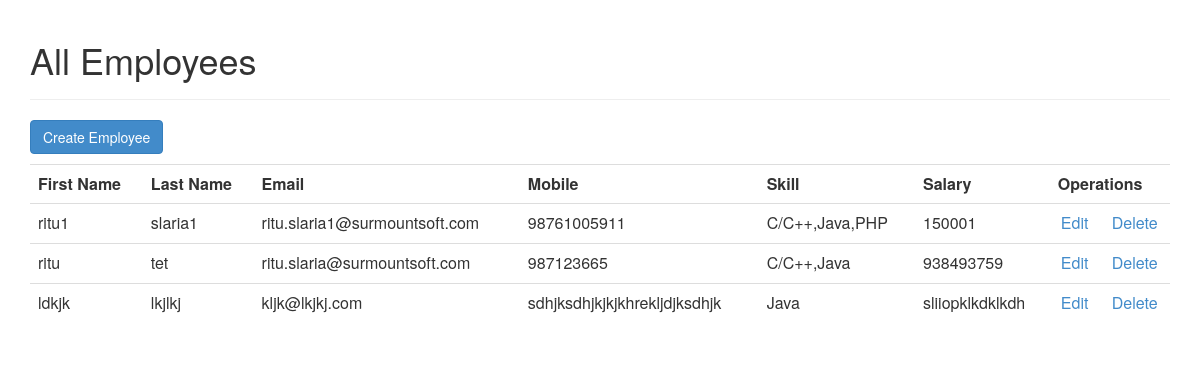
The page / on the database its author committed.
### tables this page shows
CREATE TABLE IF NOT EXISTS `employees` (
  `id` int(11) NOT NULL AUTO_INCREMENT,
  `first_name` varchar(255) NOT NULL,
  `last_name` varchar(255) NOT NULL,
  `email` varchar(255) NOT NULL,
  `mobile` varchar(255) NOT NULL,
  `skill` varchar(255) NOT NULL,
  `salary` varchar(255) NOT NULL,
  PRIMARY KEY (`id`)
);

### index.php (the view, shortened to what this page needs)
<?php
include_once 'config.php';
?>
<html>
<head>
    <link href="css/bootstrap.min.css" rel="stylesheet" media="screen" />
    <link href="css/style.css" rel="stylesheet" media="screen"/>
</head>
<body>
    <div class="container">
        <div class="page-header">
            <h1 id="page-title">All Employees</h1>
        </div>
        <div class="employee-form">
            <div id="create-employee" class="btn btn-primary create-employee">Create Employee</div>
        </div>
            <div id="all-employees">
                <table class="table table-border">
                    <tr>
                    <th>First Name</th>
                    <th>Last Name</th>
                    <th>Email</th>
                    <th>Mobile</th>
                    <th>Skill</th>
                    <th>Salary</th>
                    <th colspan="2">Operations</th>
                    </tr>
                    <?php
                    $sql_query="SELECT * FROM employees";
                    $result_set=$connection->prepare($sql_query);
                    $result_set->execute();
                    while ($row=$result_set->fetch(PDO::FETCH_ASSOC)) {
                        ?>
                        <tr>
                            <td><?php echo $row['first_name']; ?></td>
                            <td><?php echo $row['last_name']; ?></td>
                            <td><?php echo $row['email']; ?></td>
                            <td><?php echo $row['mobile']; ?></td>
                            <td><?php echo $row['skill']; ?></td>
                            <td><?php echo $row['salary']; ?></td>
                            <td align="center">
                                <a id="<?php echo $row['id']; ?>" class="edit-employee" href="#" title="Edit">Edit</a>
                            </td>
                            <td align="center">
                                <a id="<?php echo $row['id']; ?>" class="delete-employee" href="#" title="Delete">Delete</a>
                            </td>
                        </tr>
                        <?php
                    }
                    ?>
                </table>
            </div>
    </div>
</body>
</html>

### css/style.css (style rules this page uses)
.create-employee { margin-bottom: 10px; }

### rows shown on the page
employees: first_name "ritu1", last_name "slaria1", email "ritu.slaria1@surmountsoft.com", mobile "98761005911", skill "C/C++,Java,PHP", salary "150001"
employees: first_name "ritu", last_name "tet", email "ritu.slaria@surmountsoft.com", mobile "987123665", skill "C/C++,Java", salary "938493759"
employees: first_name "ldkjk", last_name "lkjlkj", email "kljk@lkjkj.com", mobile "sdhjksdhjkjkjkhrekljdjksdhjk", skill "Java", salary "sliiopklkdklkdh"
